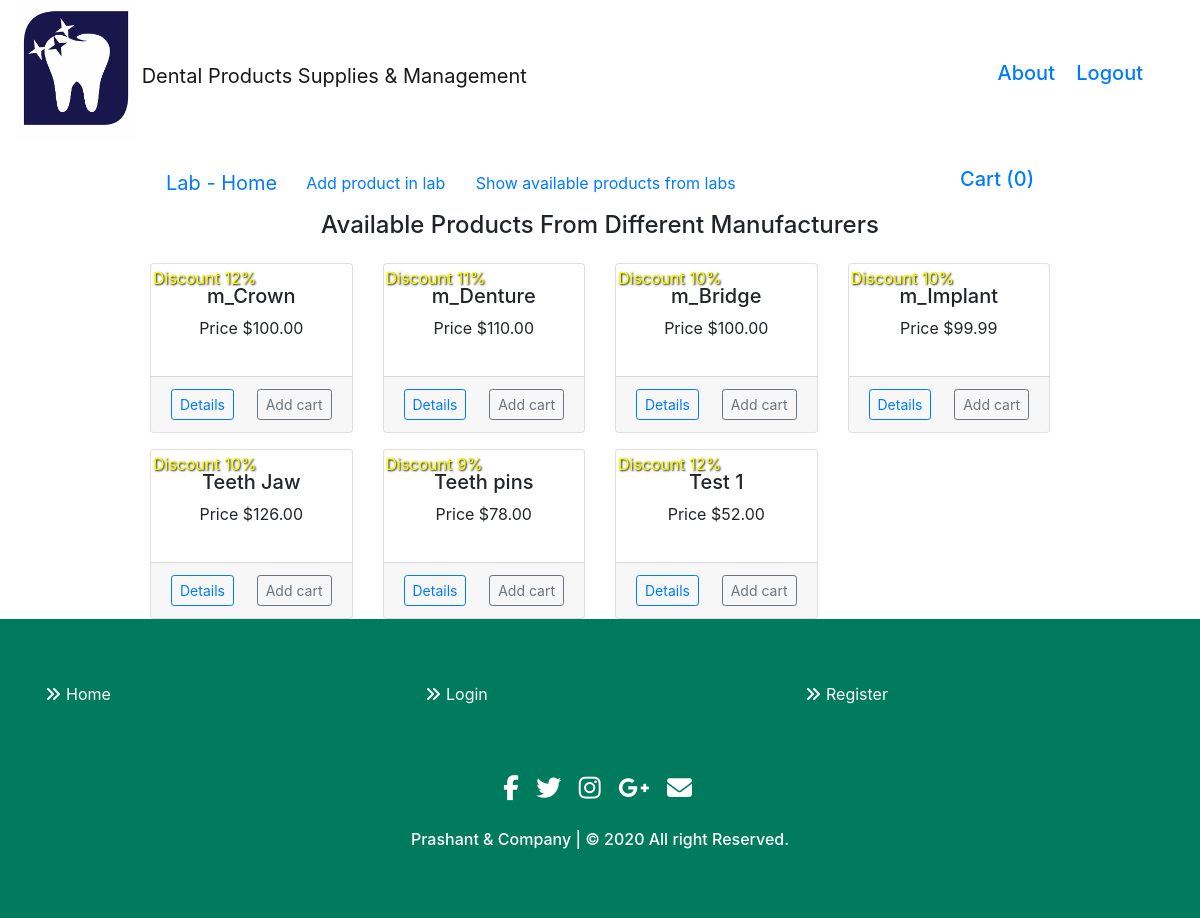
The page /lab (signed in) on the database its author committed.
### dental/products/models.py (models this page shows, shortened)
class manufacturer_product(db.Model):
    id = db.Column(db.Integer, primary_key=True)
    name = db.Column(db.String(80), nullable=False)
    seller = db.Column(db.String(80), nullable=False)
    price = db.Column(db.Numeric(10,2), nullable=False)
    discout = db.Column(db.Integer, default=0)
    stock = db.Column(db.Integer, nullable=False)
    description = db.Column(db.Text, nullable=False)

### dental/user/lab.py (the view)
@app.route('/lab')
def lab():
    if 'username' not in session:
        flash(f'Please login first','danger')
        return redirect(url_for('login', filename='routes.py'))
    products=manufacturer_product.query.filter(manufacturer_product.stock > 0)
    return render_template('lab.html', title= 'Lab User', products=products)

### dental/templates/lab.html (shortened to what this page needs)
{% extends "layout.html" %}
{% block content %}
<div class="container">
        <nav class="navbar navbar-expand-lg">
            <a class="navbar-brand" href="/lab">Lab - Home</a>
            <div class="collapse navbar-collapse" id="navbarSupportedContent">
            <ul class="navbar-nav mr-auto">
                <li class="nav-item active">
                    <a class="btn btn-link" href="/addproduct_lab" style="text-decoration: none;">Add product in lab </a>
                    <a class="btn btn-link" href="/labproduct" style="text-decoration: none;">  Show available products from labs</a>
                </li>
            </ul>
            <form class="form-inline my-2 my-lg-0">
                <a class="float-right" href= "{{url_for('getCart_lab')}}" tabindex="-1" style="text-decoration: none;">
                    <h5>Cart ({{session['Shoppingcart']|length}})</h5>
                </a>
            </form>
            </div>
        </nav>
</div>
<div class="container">
    <h4 style="text-align: center; ">Available Products From Different Manufacturers</h4>
    <div class="row">
        {% for product in products %}
        <div class="col-md-3 mt-3">
            <div class="card">
                <div class="card-body">
                    {% if product.discout>0 %}
                    <p style="text-shadow: 1px 1px 2px black; color:yellow; transform: rotate(0deg); position: absolute; top: 1%; left: 1%;">Discount {{product.discout}}%</p>
                    {% endif %}
                    <h5 class="text-center">{{product.name}}</h5>
                    <p class="text-center">Price ${{product.price}}</p>
                </div>
                <div class="card-footer">
                    <a href="{{url_for('labproduct_details', id=product.id)}}" class="float-left btn btn-sm btn-outline-primary ">Details</a>
                    <form action="{{url_for('addcart_lab')}}" method="post">
                        <button type="submit" class="btn btn-sm btn-outline-secondary float-right">Add cart</button>
                    </form>
                </div>
            </div>
        </div>
        {% endfor %}
    </div>
</div>
{% endblock %}

### rows shown on the page
manufacturer_product: discout "12", name "m_Crown", price "100.00"
manufacturer_product: discout "11", name "m_Denture", price "110.00"
manufacturer_product: discout "10", name "m_Bridge", price "100.00"
manufacturer_product: discout "10", name "m_Implant", price "99.99"
manufacturer_product: discout "10", name "Teeth Jaw", price "126.00"
manufacturer_product: discout "9", name "Teeth pins", price "78.00"
manufacturer_product: discout "12", name "Test 1", price "52.00"

### other values the page prints
{{ session['Shoppingcart']|length }} "0"
